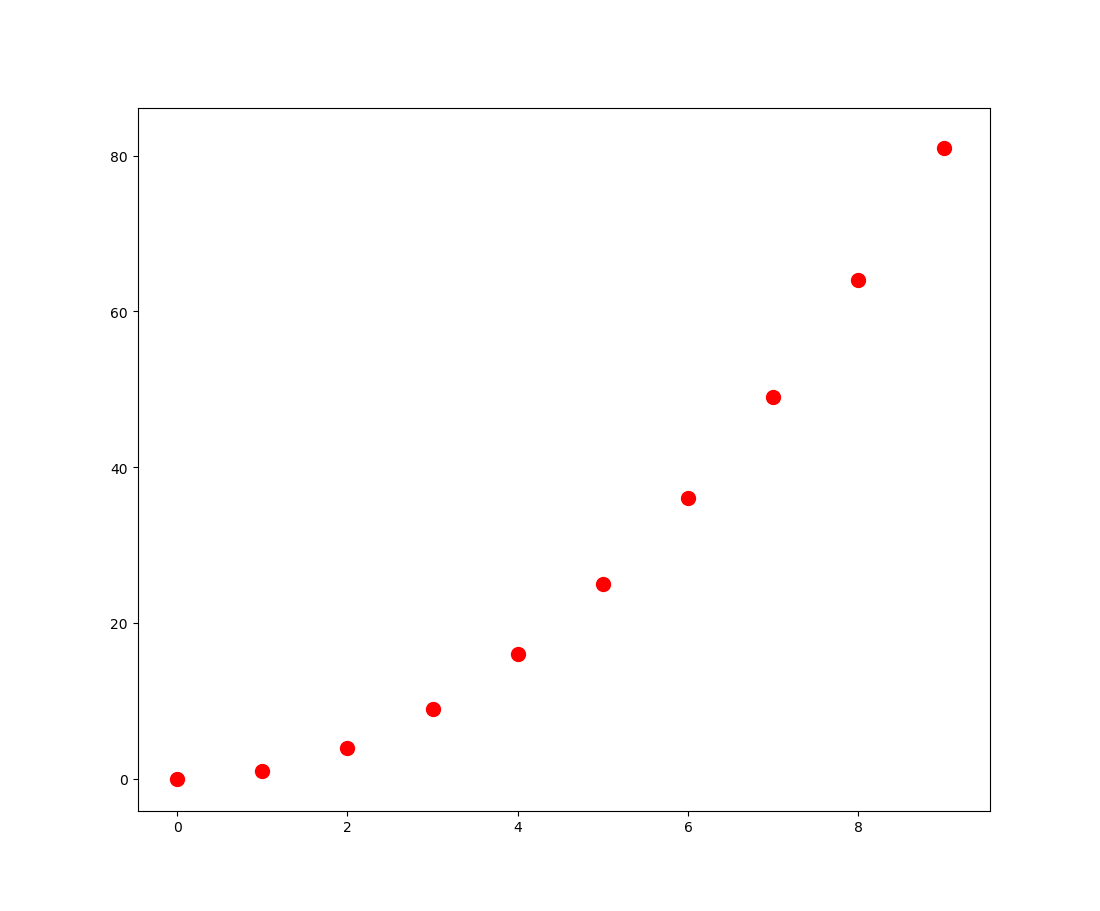

Write Python code to recreate this figure.
import matplotlib.pyplot as plt
for a in range(10):
  b=a**2
  plt.scatter(a,b,s=100,c="red")
plt.show()
